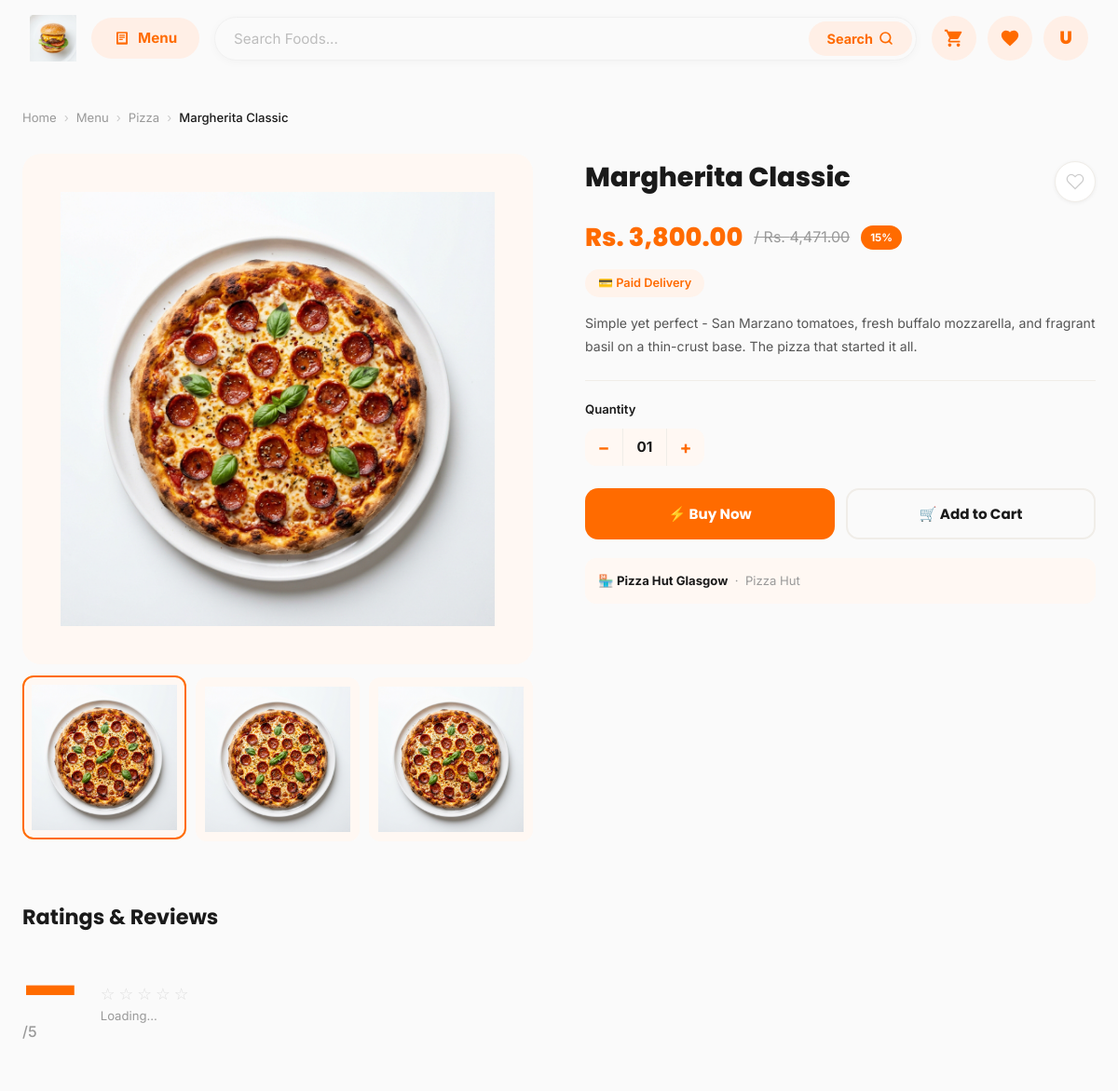
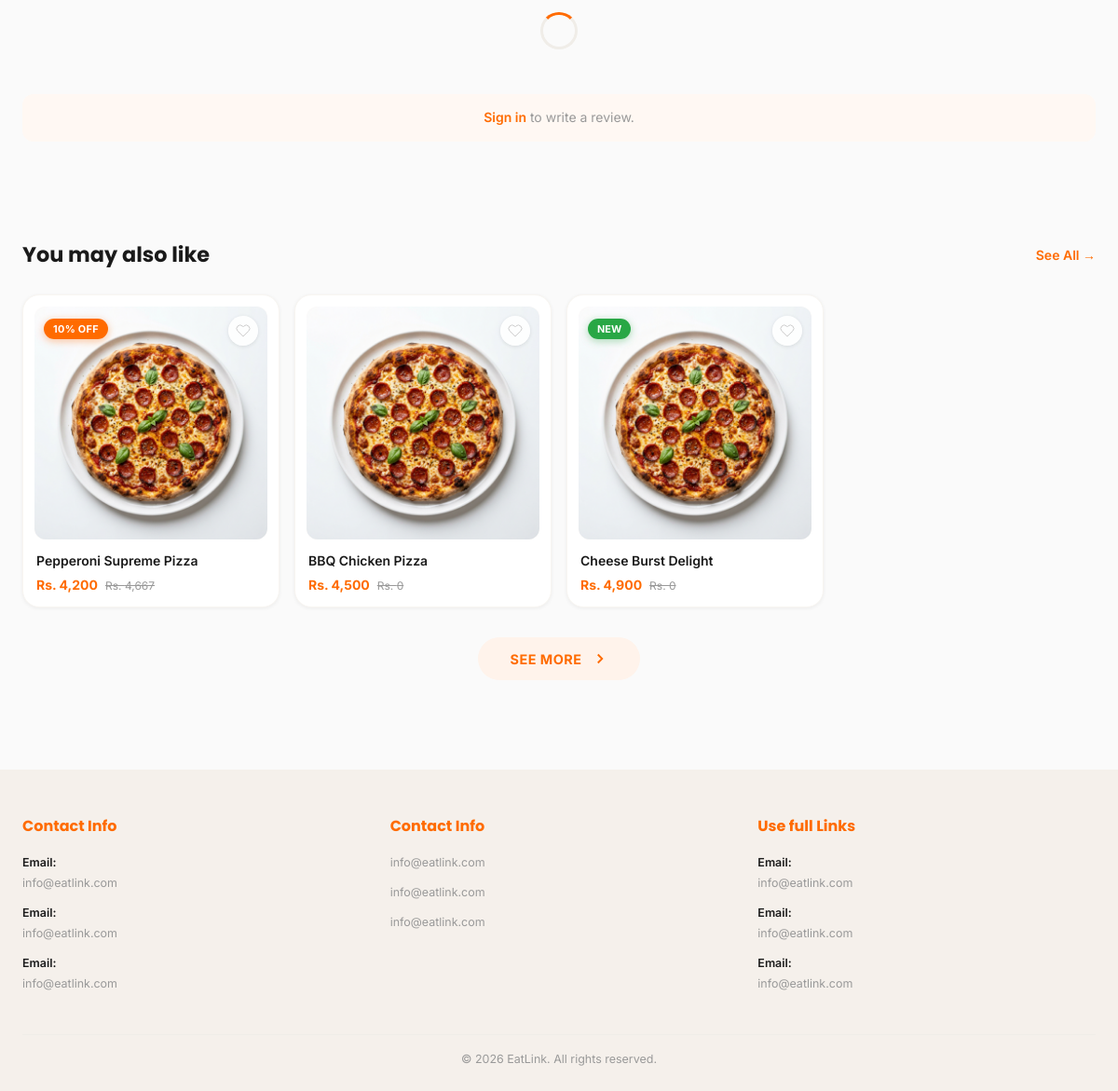
/product.php?id=2, run on the app's committed database (2 pictures, top to bottom).
### tables this page shows
CREATE TABLE IF NOT EXISTS products (
  id              INT PRIMARY KEY AUTO_INCREMENT,
  shop_id         INT NOT NULL,
  category_id     INT,
  brand_id        INT,
  name            VARCHAR(200) NOT NULL,
  description     TEXT,
  price           DECIMAL(10,2) NOT NULL,
  original_price  DECIMAL(10,2),
  discount_percent INT DEFAULT 0,
  is_new          TINYINT(1) DEFAULT 0,
  delivery_type   ENUM('free','paid') DEFAULT 'free',
  stock           INT DEFAULT 100,
  image           VARCHAR(50) DEFAULT 'burger',
  is_active       TINYINT(1) DEFAULT 1,
  created_at      TIMESTAMP DEFAULT CURRENT_TIMESTAMP,
  FOREIGN KEY (shop_id)      REFERENCES shops(id) ON DELETE CASCADE,
  FOREIGN KEY (category_id)  REFERENCES categories(id) ON DELETE SET NULL,
  FOREIGN KEY (brand_id)     REFERENCES brands(id) ON DELETE SET NULL
);

CREATE TABLE IF NOT EXISTS categories (
  id            INT PRIMARY KEY AUTO_INCREMENT,
  name          VARCHAR(100) NOT NULL,
  icon          VARCHAR(20) DEFAULT '🍽️',
  created_at    TIMESTAMP DEFAULT CURRENT_TIMESTAMP
);

CREATE TABLE IF NOT EXISTS shops (
  id            INT PRIMARY KEY AUTO_INCREMENT,
  owner_id      INT NOT NULL,
  name          VARCHAR(200) NOT NULL,
  description   TEXT,
  logo          VARCHAR(255),
  address       TEXT,
  phone         VARCHAR(20),
  is_active     TINYINT(1) DEFAULT 1,
  created_at    TIMESTAMP DEFAULT CURRENT_TIMESTAMP,
  FOREIGN KEY (owner_id) REFERENCES users(id) ON DELETE CASCADE
);

CREATE TABLE IF NOT EXISTS brands (
  id            INT PRIMARY KEY AUTO_INCREMENT,
  name          VARCHAR(100) NOT NULL,
  icon          VARCHAR(20) DEFAULT '🏪',
  color         VARCHAR(10) DEFAULT '#FF6B00',
  created_at    TIMESTAMP DEFAULT CURRENT_TIMESTAMP
);

### product.php (the view, shortened to what this page needs)
<?php
require_once 'db/connection.php';
$productId  = (int)($_GET['id'] ?? 1);
$wishlist   = $_SESSION['wishlist'] ?? [];
if ($USE_DB) {
    $stmt = $pdo->prepare(
        "SELECT p.*,c.name AS cat_name,b.name AS brand_name,s.name AS shop_name,s.address AS shop_address
         FROM products p
         LEFT JOIN categories c ON p.category_id=c.id
         LEFT JOIN brands b ON p.brand_id=b.id
         LEFT JOIN shops s ON p.shop_id=s.id
         WHERE p.id=? AND p.is_active=1"
    );
    $stmt->execute([$productId]);
    $product = $stmt->fetch();
    $imgStmt = $pdo->prepare("SELECT * FROM product_images WHERE product_id=? ORDER BY is_primary DESC,sort_order ASC");
    $imgStmt->execute([$productId]);
    $images = $imgStmt->fetchAll();
    if (empty($images)) {
        $defImg = ($product['image'] ?? 'burger') === 'pizza' ? 'images/pizza.png' : 'images/burger.png';
        $images = [['image_path'=>$defImg,'is_primary'=>1],['image_path'=>$defImg,'is_primary'=>0],['image_path'=>$defImg,'is_primary'=>0]];
    }
    $relStmt = $pdo->prepare("SELECT * FROM products WHERE category_id=? AND id!=? AND is_active=1 LIMIT 4");
    $relStmt->execute([$product['category_id'] ?? 1, $productId]);
    $related = $relStmt->fetchAll();
}
$primaryImg = '';
foreach ($images as $img) { if ($img['is_primary']) { $primaryImg = $img['image_path']; break; } }
$isWishlisted = in_array($productId, $wishlist);
function renderCard($p, $wishlist=[]): string {
    $wishlisted = in_array($p['id'],$wishlist) ? 'wishlisted' : '';
    $img = ($p['image']??'burger')==='pizza' ? 'images/pizza.png' : 'images/burger.png';
    $disc = '';
    if (($p['discount_percent']??0) > 0) $disc = '<div class="product-label"><span class="discount-label">'.$p['discount_percent'].'% OFF</span></div>';
    elseif (!empty($p['is_new']))         $disc = '<div class="product-label"><span class="new-label">NEW</span></div>';
    $orig = !empty($p['original_price']) ? '<span class="price-original">Rs. '.number_format($p['original_price']).'</span>' : '';
    return '<div class="product-card" data-product-id="'.$p['id'].'" data-product-name="'.htmlspecialchars($p['name']).'" onclick="window.location=\'product.php?id='.$p['id'].'\'">
      <div class="product-card-image-wrap">
        '.$disc.'
        <button class="product-heart '.$wishlisted.'" data-product-id="'.$p['id'].'" title="Wishlist" aria-label="Wishlist" onclick="event.stopPropagation()">
          <svg viewBox="0 0 24 24"><path d="M20.84 4.61a5.5 5.5 0 0 0-7.78 0L12 5.67l-1.06-1.06a5.5 5.5 0 0 0-7.78 7.78l1.06 1.06L12 21.23l7.78-7.78 1.06-1.06a5.5 5.5 0 0 0 0-7.78z"/></svg>
        </button>
        <img src="'.$img.'" alt="'.htmlspecialchars($p['name']).'" loading="lazy">
        <button class="add-to-cart-btn" title="Add to cart" aria-label="Add to cart" onclick="event.stopPropagation()">
          <svg viewBox="0 0 24 24" fill="currentColor"><path d="M6 2L3 6v14a2 2 0 002 2h14a2 2 0 002-2V6l-3-4z"/><line x1="3" y1="6" x2="21" y2="6" stroke="#fff" stroke-width="1.5"/><path d="M16 10a4 4 0 01-8 0" stroke="#fff" stroke-width="1.5" fill="none"/></svg>
        </button>
      </div>
      <div class="product-card-info">
        <div class="product-card-name">'.htmlspecialchars($p['name']).'</div>
        <div class="product-card-price">
          <span class="price-current">Rs. '.number_format($p['price']).'</span>'.$orig.'
        </div>
      </div>
    </div>';
}
?>
<!DOCTYPE html>
<html lang="en">
<head>
  <link rel="stylesheet" href="css/style.css">
  <link rel="stylesheet" href="css/navbar.css">
  <link rel="stylesheet" href="css/home.css">
  <link rel="stylesheet" href="css/product.css">
</head>
<body>
<?php include 'includes/navbar.php'; ?>
<main class="container" style="padding-top:16px;">
  <nav class="breadcrumb" aria-label="Breadcrumb">
    <a href="index.php">Home</a>
    <span class="sep">›</span>
    <a href="menu.php">Menu</a>
    <?php if (!empty($product['cat_name'])): ?>
    <span class="sep">›</span>
    <a href="menu.php?category=<?= $product['category_id'] ?>"><?= htmlspecialchars($product['cat_name']) ?></a>
    <?php endif; ?>
    <span class="sep">›</span>
    <span class="current"><?= htmlspecialchars($product['name']) ?></span>
  </nav>
  <div class="product-layout">
    <div class="product-gallery">
      <div class="gallery-main">
        <img id="gallery-main-img" src="<?= htmlspecialchars($primaryImg) ?>"
             alt="<?= htmlspecialchars($product['name']) ?>"
             style="transition:opacity .2s;">
      </div>
      <div class="gallery-thumbs">
        <?php foreach (array_slice($images, 0, 4) as $img): ?>
        <div class="gallery-thumb">
          <img src="<?= htmlspecialchars($img['image_path']) ?>" alt="Product image">
        </div>
        <?php endforeach; ?>
      </div>
    </div>
    <div class="product-info">
      <div class="product-info-top">
        <h1 class="product-info-name"><?= htmlspecialchars($product['name']) ?></h1>
        <button class="product-wishlist-btn <?= $isWishlisted ? 'wishlisted' : '' ?>"
                id="product-wishlist-btn" aria-label="Add to wishlist">
          <svg viewBox="0 0 24 24"><path d="M20.84 4.61a5.5 5.5 0 0 0-7.78 0L12 5.67l-1.06-1.06a5.5 5.5 0 0 0-7.78 7.78l1.06 1.06L12 21.23l7.78-7.78 1.06-1.06a5.5 5.5 0 0 0 0-7.78z"/></svg>
        </button>
      </div>
      <div class="product-price-row">
        <span class="product-price-current">Rs. <?= number_format($product['price'], 2) ?></span>
        <?php if (!empty($product['original_price'])): ?>
        <span class="product-price-original">/ Rs. <?= number_format($product['original_price'], 2) ?></span>
        <?php endif; ?>
        <?php if (($product['discount_percent'] ?? 0) > 0): ?>
        <span class="product-discount-pill"><?= $product['discount_percent'] ?>%</span>
        <?php elseif (!empty($product['is_new'])): ?>
        <span class="product-new-pill">NEW</span>
        <?php endif; ?>
      </div>
      <div class="product-delivery-badge">
        <?= ($product['delivery_type']??'free')==='free' ? '🛵 Free Delivery' : '💳 Paid Delivery' ?>
      </div>
      <p class="product-description"><?= nl2br(htmlspecialchars($product['description'] ?? '')) ?></p>
      <div class="product-divider"></div>
      <div class="product-qty-wrap">
        <div class="product-qty-label">Quantity</div>
        <div class="product-qty">
          <button class="qty-btn" id="qty-minus" aria-label="Decrease quantity">−</button>
          <div class="qty-display" id="qty-display">01</div>
          <button class="qty-btn" id="qty-plus" aria-label="Increase quantity">+</button>
        </div>
      </div>
      <div class="product-actions">
        <button class="btn-buy-now" id="product-buy-now">⚡ Buy Now</button>
        <button class="btn-add-cart-lg" id="product-add-cart">🛒 Add to Cart</button>
      </div>
      <?php if (!empty($product['shop_name'])): ?>
      <div style="margin-top:20px;padding:14px;background:var(--primary-ultra);border-radius:12px;font-size:.82rem;color:var(--text-muted);">
        🏪 <strong style="color:var(--text-dark);"><?= htmlspecialchars($product['shop_name']) ?></strong>
        <?php if (!empty($product['brand_name'])): ?>
        &nbsp;·&nbsp; <?= htmlspecialchars($product['brand_name']) ?>
        <?php endif; ?>
      </div>
      <?php endif; ?>
    </div>
  </div>
  <section class="reviews-section">
    <h2 class="section-title">Ratings &amp; Reviews</h2>
    <div class="rating-summary">
      <div>
        <div class="rating-big" id="avg-rating">—</div>
        <span class="rating-out-of">/5</span>
      </div>
      <div class="rating-details">
        <div class="rating-stars-row" id="stars-row">
          <span class="star">☆</span><span class="star">☆</span><span class="star">☆</span>
          <span class="star">☆</span><span class="star">☆</span>
        </div>
        <div class="rating-count" id="total-ratings">Loading...</div>
      </div>
    </div>
    <div class="reviews-list" id="reviews-list">
      <div style="display:flex;justify-content:center;padding:32px;"><div class="spinner"></div></div>
    </div>
    <?php if (!empty($_SESSION['user']) && $_SESSION['user']['role'] === 'customer'): ?>
    <div class="write-review-section">
      <h4>Write a Review</h4>
      <div class="star-picker" id="star-picker">
        <span class="star-pick" data-val="1">★</span>
        <span class="star-pick" data-val="2">★</span>
        <span class="star-pick" data-val="3">★</span>
        <span class="star-pick" data-val="4">★</span>
        <span class="star-pick" data-val="5">★</span>
      </div>
      <form id="review-form">
        <textarea class="review-textarea" name="comment" placeholder="Share your experience with this product..."></textarea>
        <button type="submit" class="btn-primary">Submit Review</button>
      </form>
    </div>
    <?php elseif (empty($_SESSION['user'])): ?>
    <div style="margin-top:16px;padding:14px;background:var(--primary-ultra);border-radius:12px;text-align:center;">
      <p style="font-size:.875rem;color:var(--text-muted);">
        <a href="login.php" style="color:var(--primary);font-weight:600;">Sign in</a> to write a review.
      </p>
    </div>
    <?php endif; ?>
  </section>
  <?php if (!empty($related)): ?>
  <section class="section">
    <div class="section-header">
      <h2 class="section-title">You may also like</h2>
      <a href="menu.php" class="see-all-link">See All →</a>
    </div>
    <div class="products-grid">
      <?php foreach ($related as $rp): ?>
        <?= renderCard($rp, $wishlist) ?>
      <?php endforeach; ?>
    </div>
    <div class="pagination-wrap" style="margin-top:32px;">
      <button class="next-page-btn" onclick="window.location='menu.php'">
        SEE MORE
        <svg viewBox="0 0 24 24" fill="none" stroke="currentColor" stroke-width="2.5">
          <polyline points="9 18 15 12 9 6"/>
        </svg>
      </button>
    </div>
  </section>
  <?php endif; ?>
</main>
<?php include 'includes/footer.php'; ?>
</body>
</html>

### css/style.css (style rules this page uses)
:root { --primary: #FF6B00; --primary-hover: #E05A00; --primary-light: #FFF3EB; --primary-ultra: #FFF8F3; --accent-green: #28A745; --accent-red: #E8001C; --text-dark: #1A1A1A; --text-medium: #555; --text-muted: #999; --white: #FFFFFF; --bg: #FAFAFA; --card-bg: #FFFFFF; --border: #F0EDE8; --border-light: #F8F5F1; --pill-radius: 50px; --card-radius: 18px; --btn-radius: 12px; --shadow-xs: 0 1px 4px rgba(0,0,0,0.06); --shadow-sm: 0 2px 10px rgba(0,0,0,0.08); --shadow-md: 0 4px 20px rgba(0,0,0,0.10); --shadow-lg: 0 8px 40px rgba(0,0,0,0.12); --shadow-primary: 0 4px 20px rgba(255,107,0,0.30); --transition: 0.3s cubic-bezier(0.4,0,0.2,1); --transition-slow: 0.5s cubic-bezier(0.4,0,0.2,1); --font-main: 'Inter', sans-serif; --font-heading: 'Poppins', sans-serif; --navbar-height: 70px; --container-max: 1200px; }
*, *::before, *::after { box-sizing: border-box; margin: 0; padding: 0; }
html { scroll-behavior: smooth; }
body { font-family: var(--font-main); background: var(--bg); color: var(--text-dark); line-height: 1.6; padding-top: 100px; }
img { display: block; max-width: 100%; }
a { text-decoration: none; color: inherit; }
button { cursor: pointer; border: none; background: none; font-family: inherit; }
.container { max-width: var(--container-max); margin: 0 auto; padding: 0 24px; }
.section-header { display: flex; align-items: center; justify-content: space-between; margin-bottom: 24px; }
.section-title { font-family: var(--font-heading); font-size: 1.4rem; font-weight: 700; color: var(--text-dark); }
.see-all-link { font-size: 0.875rem; color: var(--primary); font-weight: 600; display: flex; align-items: center; gap: 4px; transition: var(--transition); }
.section { padding: 48px 0; }
:root { --font-heading:'Poppins',sans-serif; --font-main:'Inter',sans-serif; --shadow-primary:0 8px 24px rgba(255,107,0,.35); }

### data on the page
products: category.name "Pizza", name "Margherita Classic", price "3,800.00", original_price "4,471.00", discount_percent "15", description "Simple yet perfect - San Marzano tomatoes, fresh buffalo mozzarella, and fragrant basil on a thin-crust base. The pizza that started it all.", shop.name "Pizza Hut Glasgow", brand.name "Pizza Hut"
products: discount_percent "10", image (picture), name "Pepperoni Supreme Pizza", price "4,200", original_price "4,667"
products: image (picture), name "BBQ Chicken Pizza", price "4,500", original_price "0"
products: discount_percent "NEW", image (picture), name "Cheese Burst Delight", price "4,900", original_price "0"

### other printed values
$profileInitial "U"
